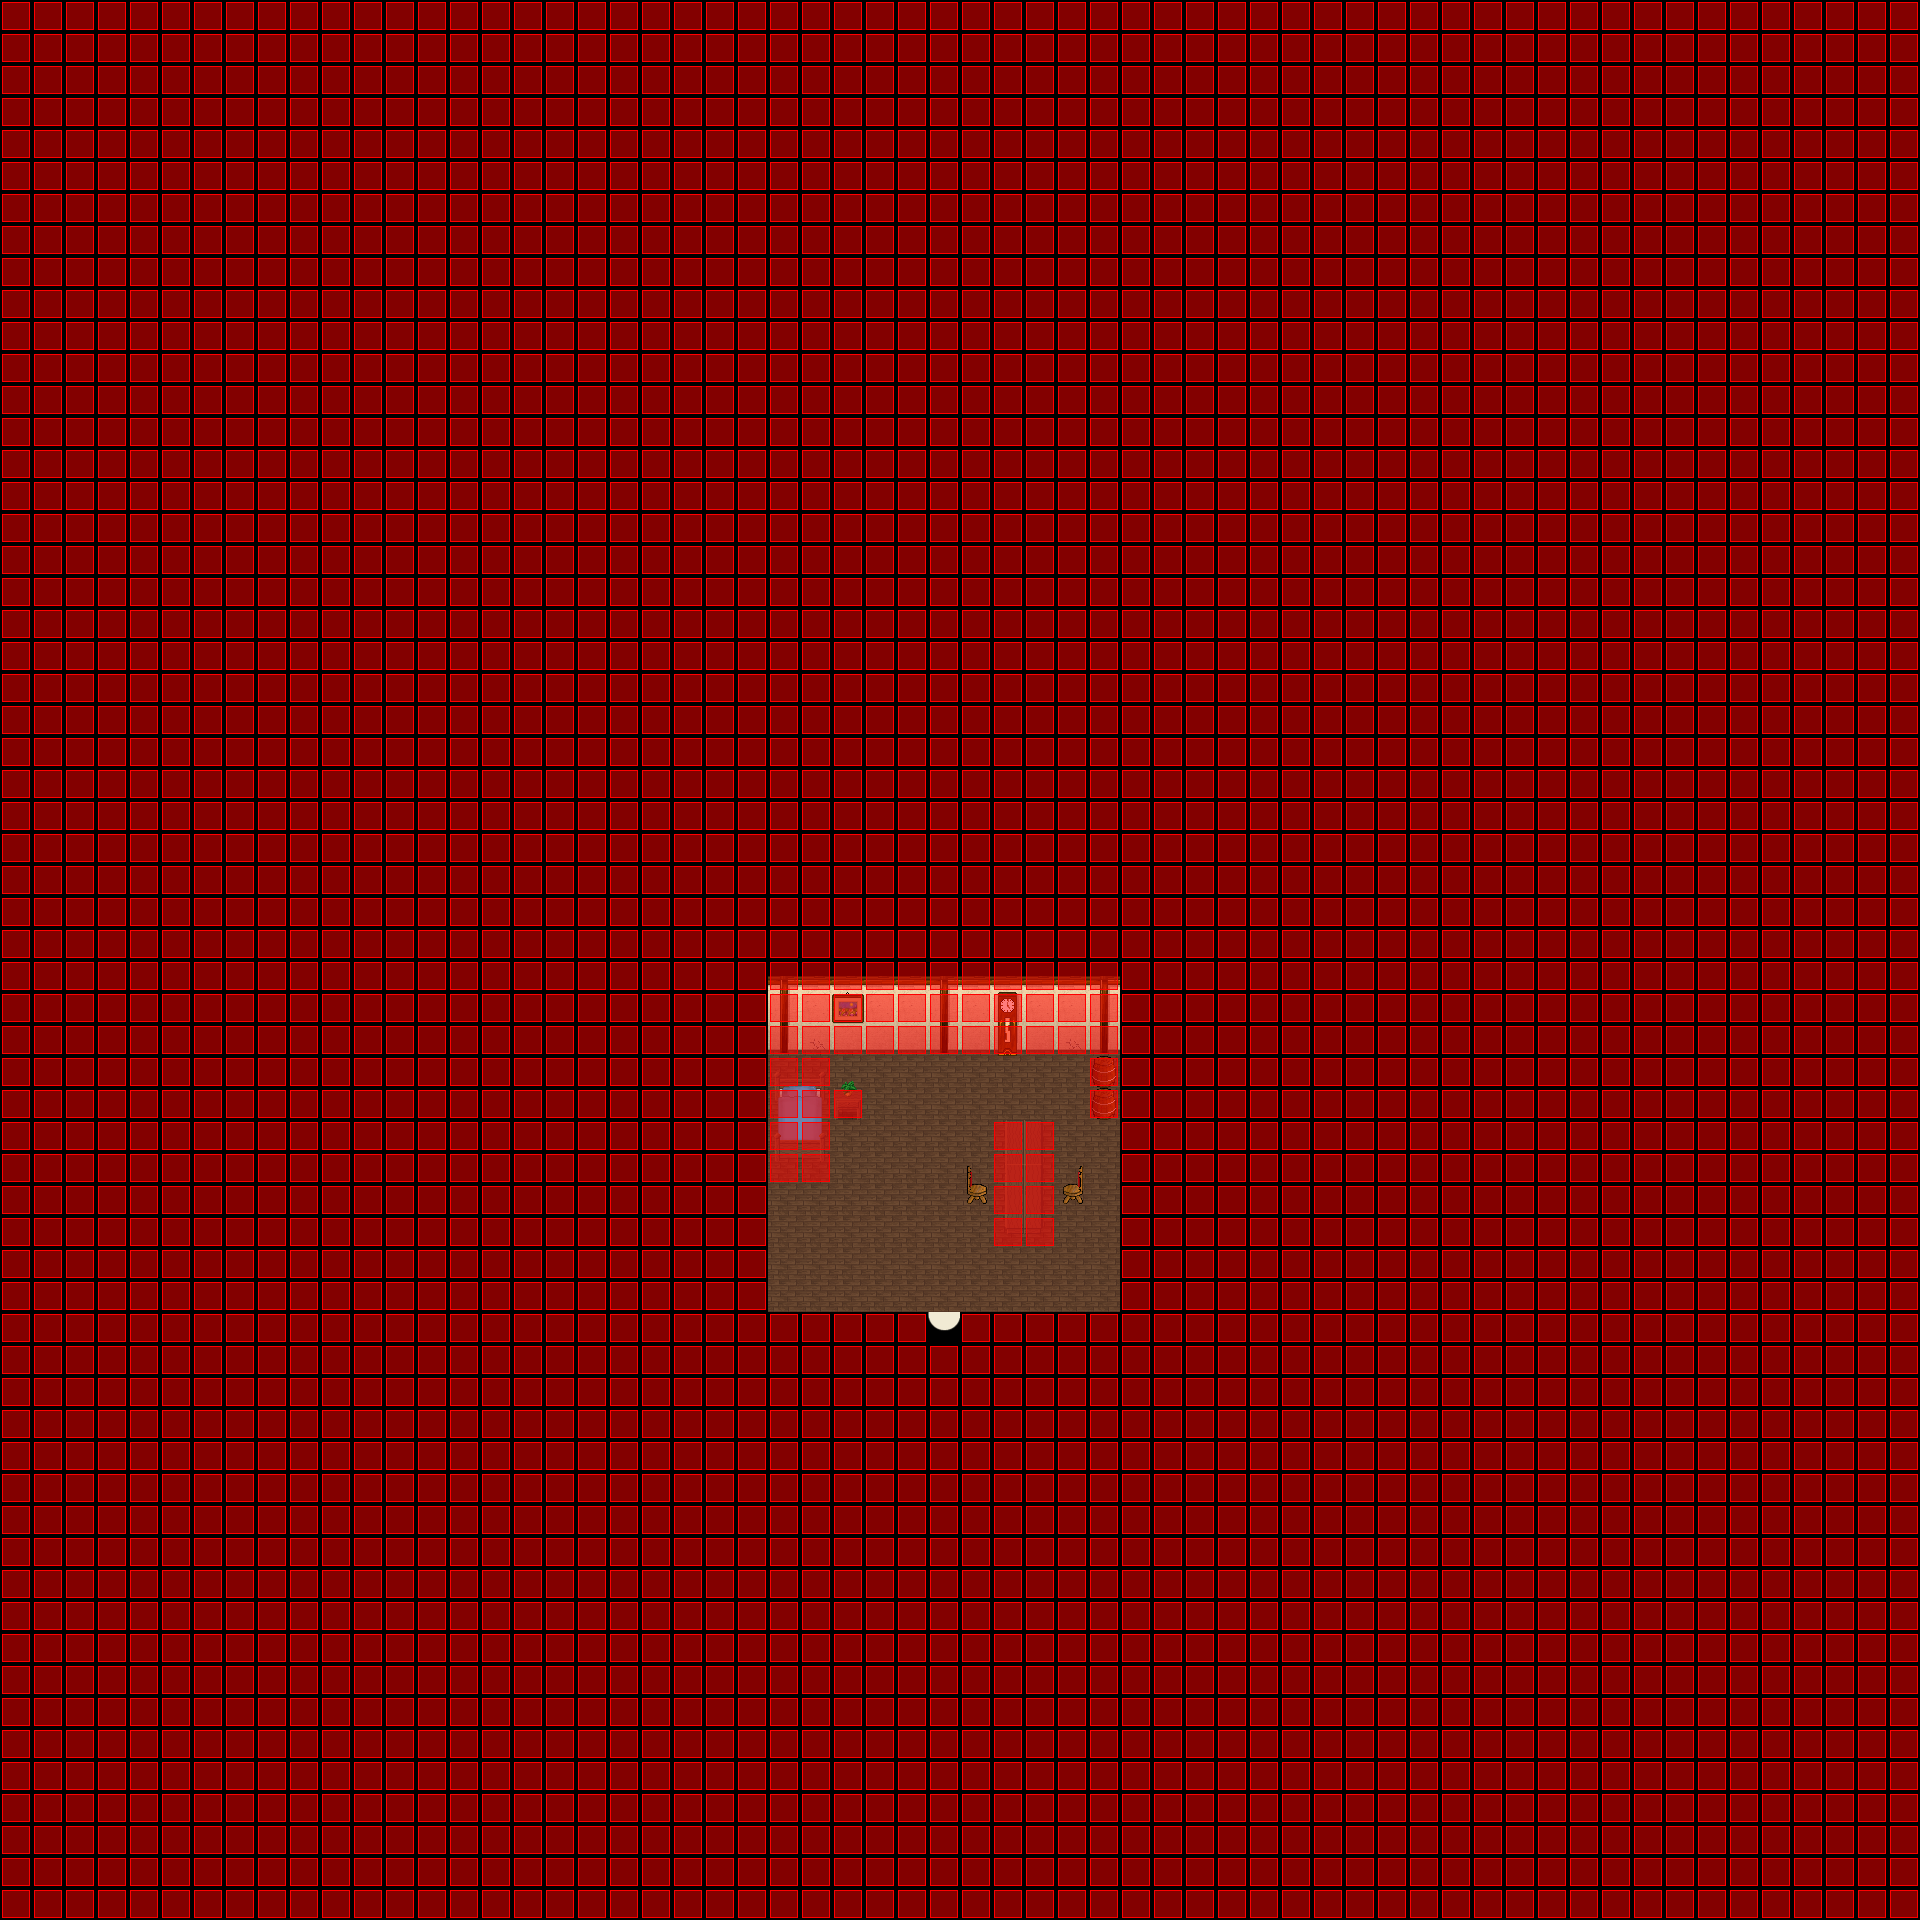

This is a level from a 2D game, rendered from its Tiled map with the project's own tilesets. A one-line summary and the map file follow, with tile-layer data summarised:
An orthogonal 60x60 tile map with 32x32 px tiles, 4 tile layers (Ground, Ground, Fringe, Collision), 1 hidden layer not drawn, 6 tilesets and 2 objects (SCRIPT, WARP).

<map version="1.0" orientation="orthogonal" width="60" height="60" tilewidth="32" tileheight="32">
 <properties>
  <property name="music" value="faith.ogg" />
 </properties>
 <tileset firstgid="1" name="indoor3_32_32" tilewidth="32" tileheight="32">
  <image source="../graphics/tiles/indoor3_32_32.png" width="1024" height="1024" />
 </tileset>
 <tileset firstgid="1025" name="indoor2_32_32" tilewidth="32" tileheight="32">
  <image source="../graphics/tiles/indoor2_32_32.png" width="1024" height="1024" />
 </tileset>
 <tileset firstgid="2049" name="collision1_32_32" tilewidth="32" tileheight="32">
  <image source="../graphics/tiles/collision1_32_32.png" width="1024" height="1024" />
 </tileset>
 <tileset firstgid="3073" name="desert1_32_32" tilewidth="32" tileheight="32">
  <image source="../graphics/tiles/desert1_32_32.png" width="1024" height="1024" />
 </tileset>
 <tileset firstgid="4097" name="indoor2_32_64" tilewidth="32" tileheight="64">
  <image source="../graphics/tiles/indoor2_32_64.png" width="1024" height="1024" />
 </tileset>
 <tileset firstgid="4609" name="indoor2_32_96" tilewidth="32" tileheight="96">
  <image source="../graphics/tiles/indoor2_32_96.png" width="1024" height="960" />
 </tileset>
 <layer name="Ground" width="60" height="60">
  <data>[3600 cells, 3600 non-empty, 3 distinct tile ids]</data>
 </layer>
 <layer name="Ground" width="60" height="60">
  <data>[3600 cells, 53 non-empty, 29 distinct tile ids]</data>
 </layer>
 <layer name="Fringe" width="60" height="60">
  <data>[3600 cells, 2 non-empty, 2 distinct tile ids]</data>
 </layer>
 <layer name="Over" width="60" height="60" visible="0">
  <data>[3600 cells, 0 non-empty, 0 distinct tile ids]</data>
 </layer>
 <layer name="Collision" width="60" height="60">
  <data>[3600 cells, 3530 non-empty, 1 distinct tile ids]</data>
 </layer>
 <objectgroup name="Object" width="60" height="60">
  <object name="External Map Events" type="SCRIPT" x="0" y="0">
   <properties>
    <property name="FILENAME" value="scripts/maps/iw-lauria-flat01-o00-o00-o00.lua" />
   </properties>
  </object>
  <object name="Warp to ow-p2-p4" type="WARP" x="928" y="1312" width="32" height="32">
   <properties>
    <property name="DEST_MAP" value="ow-p0002-p0004-o0000" />
    <property name="DEST_X" value="1712" />
    <property name="DEST_Y" value="3904" />
   </properties>
  </object>
 </objectgroup>
</map>
